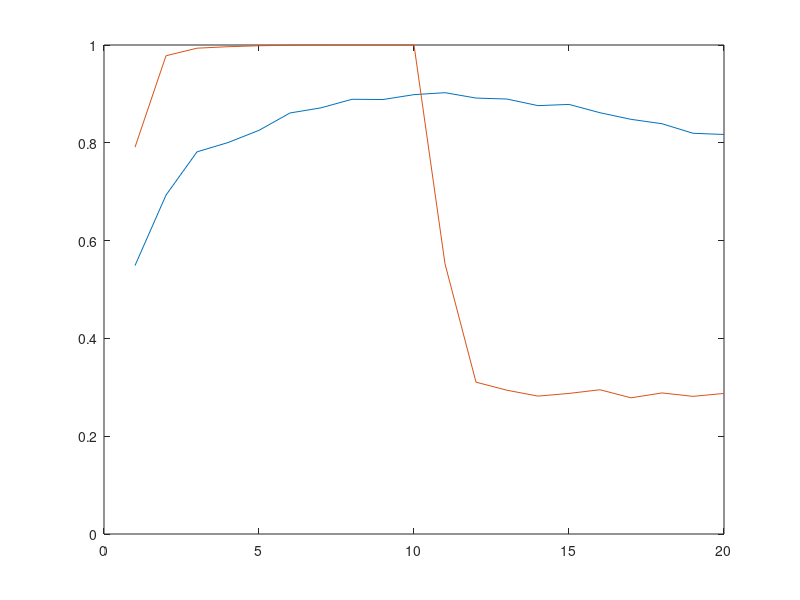

Here is the MATLAB script that generated this plot:

clear all
% contingent-sampling model in which similarity was defined
%on the basis of the relative advantage of
%the promoted option in the m most recent trials
Exp=2;
demoted=[8 2]; % demoted option points

%promoted options during training
prom(1,:)=[17 1]; % partial reinforcement
prom(2,:)=[9 9]; %full reinforce

prom_ext = [1 1]; % promoted points during extinction

nTrialsPerBlock=10; % number of trials per block
j=1;
k=2;
run=1;

nTrainBlocks = 10;
nTestBlocks = 10; % these are really extinction blocks; should prob rename

nBlocks = nTrainBlocks + nTestBlocks;
nTrials = nBlocks * nTrialsPerBlock;

Partial_Prom = zeros(1,nBlocks);
Full_Prom = zeros(1,nBlocks);

groupSizes = [2 3 4 5];
recScale = 0.0; % set to 0 for no recency

nReps=200;

for p=1:2; %1=partial 2=full either running partial or full
    % nesting p inside reps didn't make sense to me, as full and
    % partial are different conditions (ppl don't see same thing)
    
    for reps=1:nReps
        
        t = 1;
        counter=1;
        absT=1;
        
        % this randomizes feedback while controlling overall
        % frequency
        vTrain = [repmat(prom(p,1),1,nTrialsPerBlock*nTrainBlocks/2) ...
            repmat(prom(p,2),1,nTrialsPerBlock*nTrainBlocks/2)];
        vExt = [repmat(prom_ext(1),1,nTrialsPerBlock*nTestBlocks/2) ...
            repmat(prom_ext(2),1,nTrialsPerBlock*nTestBlocks/2)];
        
        v = [randsample(vTrain,length(vTrain),false) ...
            randsample(vExt,length(vExt),false)];
        v = [v; repmat(demoted(Exp),1,nTrials)];
        [y, maxi] = max(v);
        v = [v; maxi==1];
        
        newGroup = 1;
        
        groupHist = NaN(nTrials,max(groupSizes));
        groupVals = NaN(nTrials,max(groupSizes));
        groupHistSize = zeros(nTrials,1);
        groupIndex = 0;
        
        for block=1:nBlocks
            
            if block > nTrainBlocks
                curr_prom = prom_ext;
            else
                curr_prom = prom(p,:);
            end
            
            %t_P = zeros(1,nTrialsPerBlock);
            
            for t=1:nTrialsPerBlock
               
                if newGroup==1
                    currGroupSize = randsample(groupSizes,1);
                    inpos = 1;
                    newGroup=0;
                    currGroup = NaN(1,currGroupSize);
                    currVals = NaN(1,currGroupSize);
                    groupIndex = groupIndex + 1;
                end
                
                if inpos>1
                    matches = sum(repmat(currGroup(1:(inpos-1)),nTrials,1)==...
                        groupHist(:,1:(inpos-1)),2)==(inpos-1) & groupHistSize>=inpos;
                else
                    matches = groupHistSize>=1;
                    %matches = 0; % forces guess
                end
                
                % 'strfind' is a good choice here (how I would have
                % done it) :)
                %matches=strfind(v(3,1:(absT-2)),sample); % find the start index of a sample
                % made this -2 to make sure it doesn't include current
                % choice in matches
                
                % We want the expected payoff given that sequence;
                % so average rewards following each match
                if sum(matches)>0
                    weights = exp(recScale.*((1:(groupIndex-1))-(groupIndex-1)));
                    weights(groupIndex:nTrials) = 0;
                    weights = weights(matches)./sum(weights(matches));
                    exVal = sum(groupVals(matches,inpos).*weights');
                    
                    % choose option with highest value
                    t_P(t,block) = exVal>demoted(Exp);
                    
                    % has trouble going to 0 for full condition as matches
                    % all previous trials, and expected value for promoted
                    % option in training phase often outweighs extinction
                    % phase
                    
                else % if we don't have any matches...
                    t_P(t,block) = rand>0.5; % ...just guess
                    %t_P(t,block) = 0; % pick demoted
                end
                
                % Note that this (the method in their paper) only
                % works when demoted option is const. Could be
                % extended to where demoted also varies
                
                
                %                         if demoted>score;
                %                             t_P(t,block)=0;
                %                         else
                %                             t_P(t,block)=1;
                %                         end
                %                         t_P(1:m,1)=0;
                
                currGroup(inpos) = v(3,absT);
                currVals(inpos) = v(1,absT);
                
                absT=absT+1;
                
                inpos=inpos+1;
                
                if inpos>currGroupSize
                    newGroup=1;
                    groupHist(groupIndex,1:(inpos-1)) = currGroup;
                    groupVals(groupIndex,1:(inpos-1)) = currVals;
                    groupHistSize(groupIndex) = currGroupSize;
                end
            end
            
            if p==1
                Partial_Prom(reps,block) = mean(t_P(:,block));
            else
                Full_Prom(reps,block) = mean(t_P(:,block));
            end
        end
    end
end

plot(mean(Partial_Prom))
hold on
%    subplot(1,5,m);
plot(mean(Full_Prom))
hold off
ylim([0 1])




